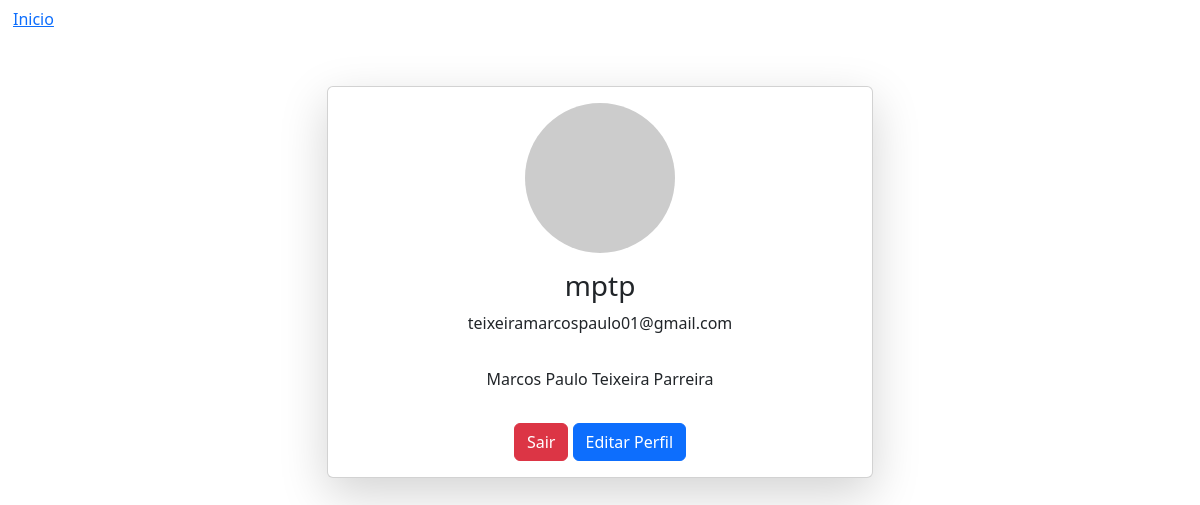
Screenshot of /perfil (signed in) with the database file from the repository.
### models/User.py (models this page shows)
class User(UserMixin, db.Model):
    __tablename__ = 'users'
    id = db.Column(db.Integer, primary_key=True)
    username = db.Column(db.String(150), unique=True, nullable=False)
    password = db.Column(db.String(150), nullable=False)
    email = db.Column(db.String(150), nullable=True)
    name = db.Column(db.String(150), nullable=False)
    is_admin = db.Column(db.Boolean, default= False)
    incomes = db.relationship('Income', back_populates='user')
    expenses = db.relationship('Expense', back_populates='user')

### app.py (the view)
@app.route('/perfil', methods=['GET', 'POST'])
@login_required
def perfil():
    return render_template('perfil.html', user=current_user)

### app.py (called while the page is built)
@login_manager.user_loader
def load_user(user_id):
    return db.session.get(User, int(user_id))

@app.before_request
def create_tables():
    db.create_all()

### templates/perfil.html
{% extends "base.html" %}
{% block content %}
<header><a href="{{ (url_for( 'dashboard' )) }}" class="btn btn-link">Inicio</a></header>
<div class="container mt-5">
    <div class="row justify-content-center">
        <div class="col-md-6">
            <div class="card shadow-lg">
                <div class="card-body text-center">
    <img src="https://via.placeholder.com/150" class="rounded-circle mb-3" width="150" alt="Foto de perfil">
    <h3 class="card-title"> {{ user.username }}</h3>
    <p clas="text-muted">{{ user.email }}</p>
    <p class="card-body">{{ user.name }}</p>
    <a href="{{ url_for('logout') }}" class="btn btn-danger">Sair</a>
    <a href="{{ url_for('editar_perfil') }}" class="btn btn-primary">Editar Perfil</a>
  </div>
   </div>
   </div>
   </div>
</div>
{% endblock %}

### rows the page displays
User: username "mptp", email "teixeiramarcospaulo01@gmail.com", name "Marcos Paulo Teixeira Parreira"
